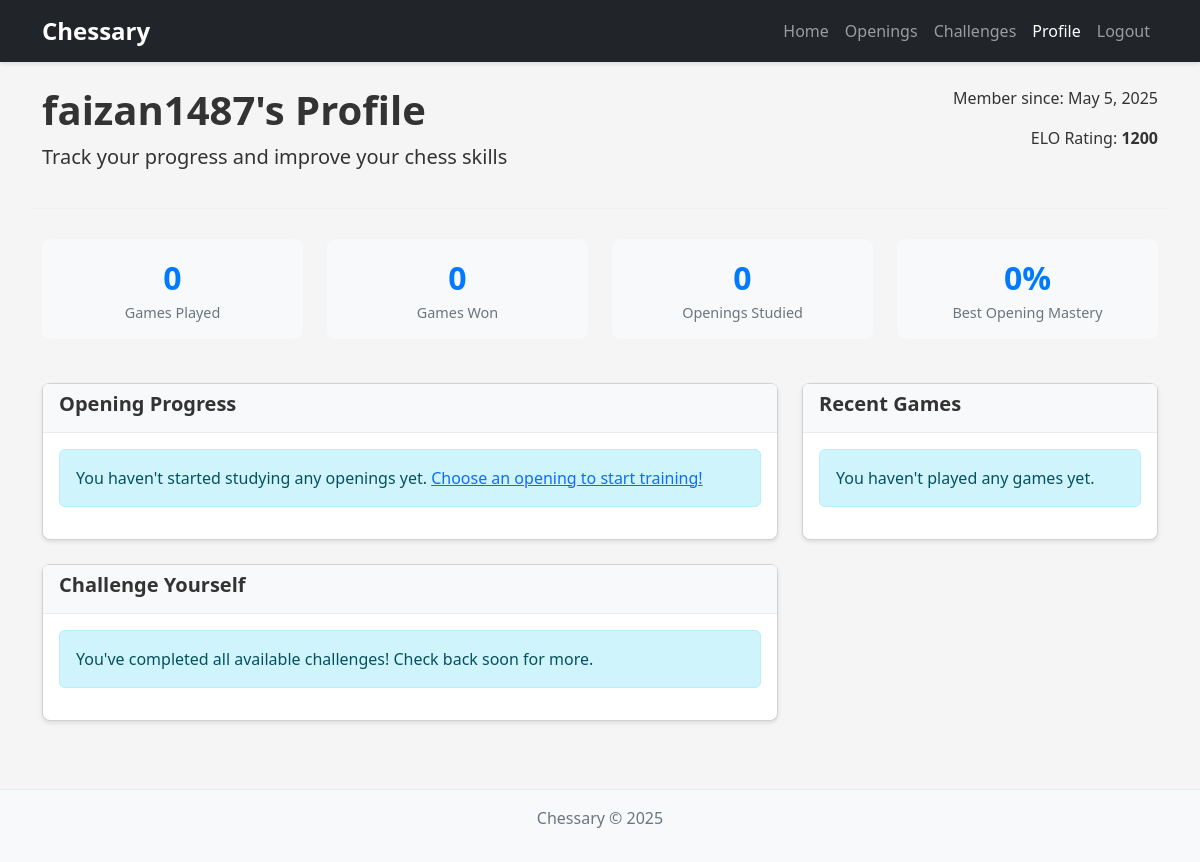
Screenshot of /profile/ (signed in) with the database file from the repository.
### chess_app/models.py (models this page shows, shortened)
class UserProfile(models.Model):
    user = models.OneToOneField(User, on_delete=models.CASCADE)
    elo_rating = models.IntegerField(default=1200)
    games_played = models.IntegerField(default=0)
    games_won = models.IntegerField(default=0)

### chess_app/views.py (the view)
# urls.py: path('profile/', views.user_profile, name='user_profile'),
@login_required
def user_profile(request):
    user_profile, created = UserProfile.objects.get_or_create(user=request.user)
    progress_list = UserProgress.objects.filter(user=request.user).order_by('-mastery_level')
    recent_games = Game.objects.filter(user=request.user).order_by('-updated_at')[:5]
    unsolved_challenges = UserChallenge.objects.filter(
        user=request.user,
        is_solved=False
    ).select_related('challenge')[:5]
    return render(request, 'chess_app/user_profile.html', {
        'profile': user_profile,
        'progress_list': progress_list,
        'recent_games': recent_games,
        'unsolved_challenges': unsolved_challenges
    })

### chess_app/templates/chess_app/user_profile.html (shortened to what this page needs)
{% extends 'chess_app/base.html' %}
{% load static %}
{% block content %}
<div class="row profile-header">
    <div class="col-md-8">
        <h1>{{ profile.user.username }}'s Profile</h1>
        <p class="lead">Track your progress and improve your chess skills</p>
    </div>
    <div class="col-md-4 text-end">
        <p>Member since: {{ profile.user.date_joined|date:"F j, Y" }}</p>
        <p>ELO Rating: <strong>{{ profile.elo_rating }}</strong></p>
    </div>
</div>
<div class="row">
    <div class="col-md-12 mb-4">
        <div class="row">
            <div class="col-md-3">
                <div class="stats-card">
                    <div class="stats-number">{{ profile.games_played }}</div>
                    <div class="stats-label">Games Played</div>
                </div>
            </div>
            <div class="col-md-3">
                <div class="stats-card">
                    <div class="stats-number">{{ profile.games_won }}</div>
                    <div class="stats-label">Games Won</div>
                </div>
            </div>
            <div class="col-md-3">
                <div class="stats-card">
                    <div class="stats-number">{{ progress_list.count }}</div>
                    <div class="stats-label">Openings Studied</div>
                </div>
            </div>
            <div class="col-md-3">
                <div class="stats-card">
                    <div class="stats-number">
                        {% if progress_list %}
                            {{ progress_list.0.mastery_level }}%
                        {% else %}
                            0%
                        {% endif %}
                    </div>
                    <div class="stats-label">Best Opening Mastery</div>
                </div>
            </div>
        </div>
    </div>
    <div class="col-md-8">
        <div class="card mb-4">
            <div class="card-header">
                <h5>Opening Progress</h5>
            </div>
            <div class="card-body">
                {% if progress_list %}
                    <div class="row">
                        {% for progress in progress_list %}
                        <div class="col-md-6">
                            <div class="card progress-card">
                                <div class="card-body">
                                    <h6 class="card-title">{{ progress.opening.name }}</h6>
                                    <div class="d-flex justify-content-between mb-1">
                                        <small>Mastery Level</small>
                                        <small>{{ progress.mastery_level }}%</small>
                                    </div>
                                    <div class="progress mb-3">
                                        <div class="progress-bar bg-success" role="progressbar"
                                             style="width: {{ progress.mastery_level }}%"
                                             aria-valuenow="{{ progress.mastery_level }}"
                                             aria-valuemin="0" aria-valuemax="100">
                                        </div>
                                    </div>
                                    <div class="d-flex justify-content-between">
                                        <small>Games Played: {{ progress.games_played }}</small>
                                        <small>Avg. Accuracy: {{ progress.avg_accuracy|floatformat:1 }}%</small>
                                    </div>
                                    <div class="mt-3">
                                        <a href="{% url 'game' progress.opening.id %}" class="btn btn-sm btn-primary">Train</a>
                                        <a href="{% url 'opening_explorer_detail' progress.opening.id %}" class="btn btn-sm btn-outline-secondary">Explore</a>
                                    </div>
                                </div>
                            </div>
                        </div>
                        {% endfor %}
                    </div>
                {% else %}
                    <div class="alert alert-info">
                        You haven't started studying any openings yet.
                        <a href="{% url 'opening_selection' %}">Choose an opening to start training!</a>
                    </div>
                {% endif %}
            </div>
        </div>
        <div class="card">
            <div class="card-header">
                <h5>Challenge Yourself</h5>
            </div>
            <div class="card-body">
                {% if unsolved_challenges %}
                    <p>Complete these challenges to improve your chess skills:</p>
                    {% for user_challenge in unsolved_challenges %}
                        <div class="challenge-item">
                            <h6>{{ user_challenge.challenge.title }}</h6>
                            <p>{{ user_challenge.challenge.description|truncatechars:100 }}</p>
                            <p>
                                <span class="badge bg-info">{{ user_challenge.challenge.get_difficulty_display }}</span>
                                <span class="badge bg-secondary">{{ user_challenge.challenge.opening.name }}</span>
                                <span class="badge bg-warning">Attempts: {{ user_challenge.attempts }}</span>
                            </p>
                            <a href="{% url 'challenge_detail' user_challenge.challenge.id %}" class="btn btn-sm btn-primary">
                                Try Challenge
                            </a>
                        </div>
                    {% endfor %}
                    <div class="mt-3">
                        <a href="{% url 'challenges' %}" class="btn btn-outline-primary">View All Challenges</a>
                    </div>
                {% else %}
                    <div class="alert alert-info">
                        You've completed all available challenges! Check back soon for more.
                    </div>
                {% endif %}
            </div>
        </div>
    </div>
    <div class="col-md-4">
        <div class="card">
            <div class="card-header">
                <h5>Recent Games</h5>
            </div>
            <div class="card-body">
                <div class="recent-games-list">
                    {% if recent_games %}
                        {% for game in recent_games %}
                            <div class="card mb-2">
                                <div class="card-body py-2 px-3">
                                    <h6 class="card-title mb-1">{{ game.opening.name }}</h6>
                                    <div class="d-flex justify-content-between align-items-center">
                                        <small class="text-muted">{{ game.updated_at|date:"M d, Y" }}</small>
                                        <span class="badge {% if game.status == 'COMPLETED' %}bg-success{% elif game.status == 'ONGOING' %}bg-primary{% else %}bg-secondary{% endif %}">
                                            {{ game.status }}
                                        </span>
                                    </div>
                                    <div class="mt-2">
                                        <a href="{% url 'game' game.opening.id %}" class="btn btn-sm btn-outline-primary">Continue</a>
                                    </div>
                                </div>
                            </div>
                        {% endfor %}
                    {% else %}
                        <div class="alert alert-info">
                            You haven't played any games yet.
                        </div>
                    {% endif %}
                </div>
            </div>
        </div>
    </div>
</div>
{% endblock %}

### chess_app/static/chess_app/css/style.css (style rules this page uses)
body { font-family: 'Segoe UI', Tahoma, Geneva, Verdana, sans-serif; background-color: #f5f5f5; color: #333; }
h1, h2, h3, h4, h5, h6 { font-weight: 600; }
.card { border-radius: 8px; box-shadow: 0 2px 4px rgba(0, 0, 0, 0.1); margin-bottom: 20px; }
.card-header { background-color: #f8f9fa; border-bottom: 1px solid #e9ecef; font-weight: 600; }

### chess_app/templates/chess_app/user_profile.html (style rules this page uses)
.profile-header { border-bottom: 1px solid #f1f1f1; padding-bottom: 20px; margin-bottom: 30px; }
.stats-card { text-align: center; padding: 15px; border-radius: 8px; margin-bottom: 20px; background-color: #f8f9fa; }
.stats-number { font-size: 2rem; font-weight: bold; color: #007bff; }
.stats-label { font-size: 0.9rem; color: #6c757d; }
.recent-games-list { max-height: 300px; overflow-y: auto; }

### rows the page displays
UserProfile: user.username "faizan1487", user.date_joined "May 5, 2025", elo_rating "1200", games_played "0", games_won "0"

### other values shown
{{ progress_list.count }} "0"
